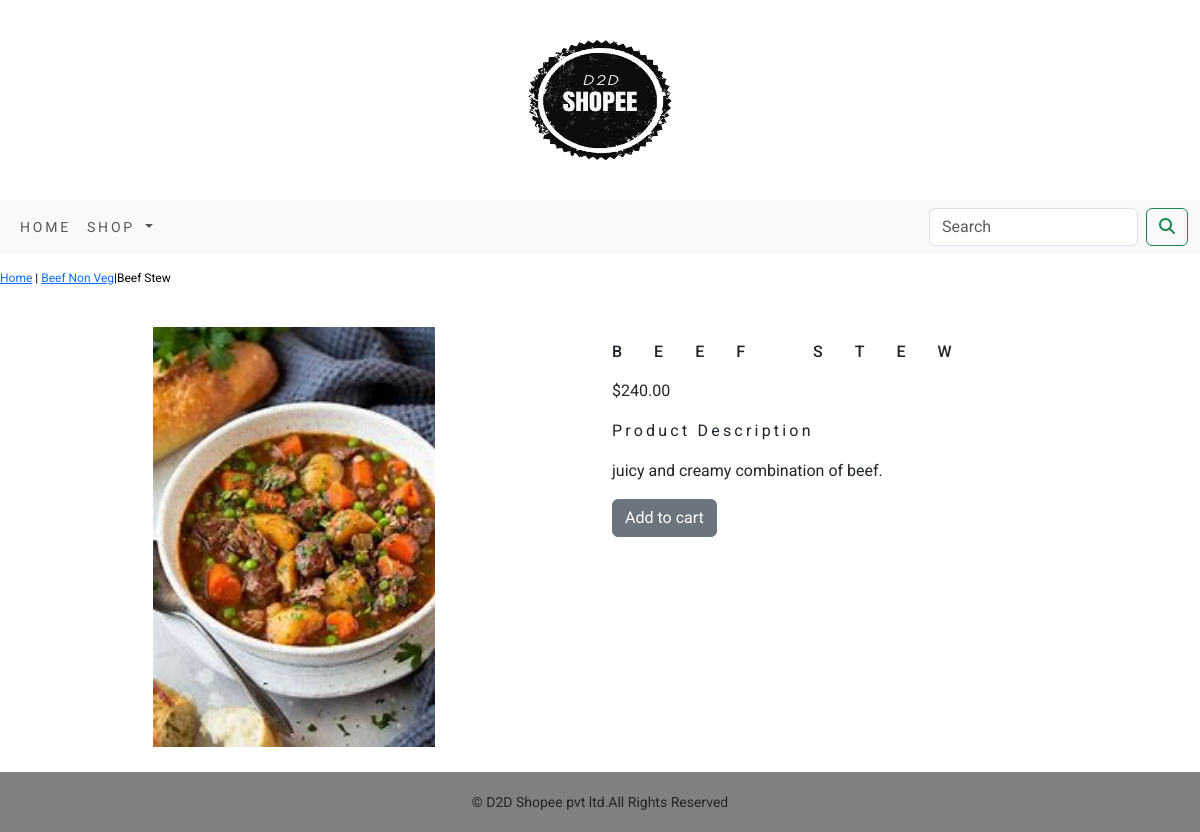
The page /beef-non-veg/beef-stew/ on the database its author committed.
### E_shop/models.py (models this page shows, shortened)
class Product(models.Model):
    name=models.CharField(max_length=250,unique=True)
    slug=models.SlugField(max_length=250,unique=True)
    description=models.TextField(blank=True)
    price=models.DecimalField(max_digits=10,decimal_places=2)
    category=models.ForeignKey(Category,on_delete=models.CASCADE)
    image = models.ImageField(upload_to='product', blank=True)
    stock=models.IntegerField()
    available=models.BooleanField(default=True)
    created=models.DateTimeField(auto_now_add=True)
    updated=models.DateTimeField(auto_now=True)
    class Meta:
        ordering=('name',)
        verbose_name='product'
        verbose_name_plural='products'

class Category(models.Model):
    name=models.CharField(max_length=250,unique=True)
    slug=models.SlugField(max_length=250,unique=True)
    description=models.TextField(blank=True)
    image=models.ImageField(upload_to='category',blank=True)
    class Meta:
        ordering=('name',)
        verbose_name='category'
        verbose_name_plural='categories'
    def get_url(self):
        return reverse('E_shop:products_by_category', args=[self.slug])
    def __str__(self):
        return '{}'.format(self.name)

### E_shop/views.py (the view)
# urls.py: path('<slug:c_slug>/<slug:product_slug>/', views.proDetail, name='prodCatDetail')
def proDetail(request,c_slug,product_slug):
    try:
        product=Product.objects.get(category__slug=c_slug,slug=product_slug)
    except Exception as e:
        raise e
    return render(request,'product.html',{'product':product})

### E_shop/context_processors.py (called while the page is built)
def menu_links(request):
    links=Category.objects.all()
    return dict(links=links)

### cart/context_processors.py (called while the page is built)
def counter(request):
    item_count=0
    if 'admin' in request.path:
        return {}
    else:
        try:
            cart=Cart.objects.filter(cart_id=_cart_id(request))
            cart_items=CartItem.objects.all().filter(cart=cart[:1])
            for cart_item in cart_items:
                item_count += cart_item.quantity
        except Cart.DoesNotExist:
            item_count=0
    return dict(item_count=item_count)

### cart/views.py (called while the page is built)
def _cart_id(request):
    cart=request.session.session_key
    if not cart:
        cart=request.session.create()
    return  cart

### templates/product.html (shortened to what this page needs)
{% extends 'base.html' %}
{% load static %}
{% block content %}
<div class="row my_prod_row_class" style="padding-top:15px;padding-bottom:25px;">
    <div class="mx_auto">
        <p><a href="{% url 'E_shop:allProdCat'%}">Home</a> | <a href="{{product.category.get_url}}">{{product.category}}</a>|{{product.name}}</p>
    </div>
    <div class="container">
<br>
<div class="row">
    <div class="col-12 col-sm-12 col-md-12 col-lg-6 text-center">
        <div style="min-width:18rem;">
            <img src="{{product.image.url}}" alt="{{product.name}}" style="height:420px;">
        </div>
    </div>
    <div class="col-12 col-sm-12 col-md-12 col-lg-6">
        <h1 class="my_prod_title">{{product.name}}</h1>
        <p>${{product.price}}</p>
        <p class="my_title">Product Description</p>
        <p class="text-justify my_prod_text">{{product.description}}</p>
        {% if product.stock <= 0 %}
        <p class="text-justify my_prod_text"><b>Out of stock</b></p>
        {% else %}
        <a  class="btn btn-secondary" href="{% url 'cart:add_cart' product.id %}">Add to cart</a>
        {% endif %}
    </div>
</div>
</div>
</div>
{% endblock %}

### static/css/custom.css (style rules this page uses)
body { font-family: 'Roboto', sans-serif; }
.my_title { font-size:16px; text_transform:uppercase; letter-spacing:0.2rem; }
.my_prod_row_class { padding-top:15px; padding-bottom:25px; }
.my_prod_row_class .mx_auto { color:#000; font-size:12px; text-decoration:none; }
.my_prod_title { font-size:16px; text-transform:uppercase; letter-spacing:2em; padding-top:15px; padding-bottom:10px; }
.my_prod_text { padding-right:20px; }

### rows shown on the page
Product: category "Beef Non Veg", name "Beef Stew", image (picture), name "BEEF STEW", price "240.00", description "juicy and creamy combination of beef."
